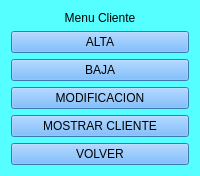
    <widget class="QWidget" name="page_menu_cliente">
     <property name="styleSheet">
      <string notr="true">background-color:rgb(85, 255, 255);
font: 16pt &quot;Segoe UI&quot;;</string>
     </property>
     <layout class="QHBoxLayout" name="horizontalLayout_3">
      <item>
       <layout class="QGridLayout" name="gridLayout_4">
        <item row="1" column="0">
         <layout class="QGridLayout" name="gridLayout_3">
          <item row="0" column="0">
           <widget class="QPushButton" name="bt_alta_cliente">
            <property name="styleSheet">
             <string notr="true">background-color: rgb(85, 170, 255);</string>
            </property>
            <property name="text">
             <string>ALTA</string>
            </property>
           </widget>
          </item>
          <item row="1" column="0">
           <widget class="QPushButton" name="bt_baja_cliente">
            <property name="styleSheet">
             <string notr="true">background-color: rgb(85, 170, 255);</string>
            </property>
            <property name="text">
             <string>BAJA</string>
            </property>
           </widget>
          </item>
          <item row="2" column="0">
           <widget class="QPushButton" name="bt_modificacion_cliente">
            <property name="styleSheet">
             <string notr="true">background-color: rgb(85, 170, 255);</string>
            </property>
            <property name="text">
             <string>MODIFICACION</string>
            </property>
           </widget>
          </item>
          <item row="3" column="0">
           <widget class="QPushButton" name="bt_mostrar_cliente">
            <property name="styleSheet">
             <string notr="true">background-color: rgb(85, 170, 255);</string>
            </property>
            <property name="text">
             <string>MOSTRAR CLIENTE</string>
            </property>
           </widget>
          </item>
          <item row="4" column="0">
           <widget class="QPushButton" name="bt_volver_cliente">
            <property name="styleSheet">
             <string notr="true">background-color: rgb(85, 170, 255);</string>
            </property>
            <property name="text">
             <string>VOLVER</string>
            </property>
           </widget>
          </item>
         </layout>
        </item>
        <item row="0" column="0">
         <widget class="QLabel" name="label">
          <property name="styleSheet">
           <string notr="true">font: 36pt &quot;Segoe UI&quot;;</string>
          </property>
          <property name="text">
           <string>Menu Cliente</string>
          </property>
          <property name="alignment">
           <set>Qt::AlignCenter</set>
          </property>
         </widget>
        </item>
       </layout>
      </item>
     </layout>
    </widget>
